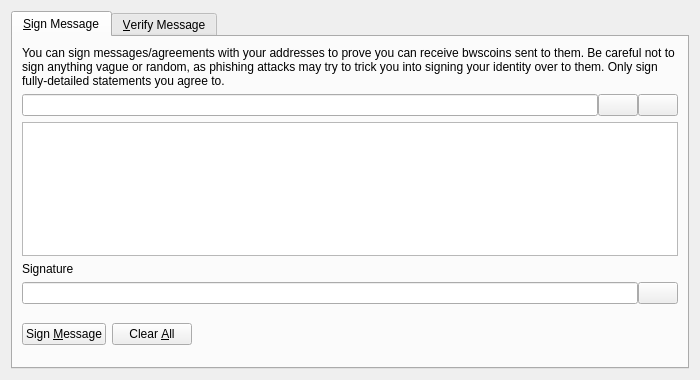
<?xml version="1.0" encoding="UTF-8"?>
<ui version="4.0">
 <class>SignVerifyMessageDialog</class>
 <widget class="QDialog" name="SignVerifyMessageDialog">
  <property name="geometry">
   <rect>
    <x>0</x>
    <y>0</y>
    <width>700</width>
    <height>380</height>
   </rect>
  </property>
  <property name="windowTitle">
   <string>Signatures - Sign / Verify a Message</string>
  </property>
  <property name="modal">
   <bool>true</bool>
  </property>
  <layout class="QVBoxLayout" name="verticalLayout">
   <item>
    <widget class="QTabWidget" name="tabWidget">
     <property name="currentIndex">
      <number>0</number>
     </property>
     <widget class="QWidget" name="tabSignMessage">
      <attribute name="title">
       <string>&amp;Sign Message</string>
      </attribute>
      <layout class="QVBoxLayout" name="verticalLayout_SM">
       <item>
        <widget class="QLabel" name="infoLabel_SM">
         <property name="text">
          <string>You can sign messages/agreements with your addresses to prove you can receive bwscoins sent to them. Be careful not to sign anything vague or random, as phishing attacks may try to trick you into signing your identity over to them. Only sign fully-detailed statements you agree to.</string>
         </property>
         <property name="textFormat">
          <enum>Qt::PlainText</enum>
         </property>
         <property name="wordWrap">
          <bool>true</bool>
         </property>
        </widget>
       </item>
       <item>
        <layout class="QHBoxLayout" name="horizontalLayout_1_SM">
         <property name="spacing">
          <number>0</number>
         </property>
         <item>
          <widget class="QValidatedLineEdit" name="addressIn_SM">
           <property name="toolTip">
            <string>The BWS Coin address to sign the message with</string>
           </property>
          </widget>
         </item>
         <item>
          <widget class="QPushButton" name="addressBookButton_SM">
           <property name="toolTip">
            <string>Choose previously used address</string>
           </property>
           <property name="text">
            <string/>
           </property>
           <property name="icon">
            <iconset resource="../bwscoin.qrc">
             <normaloff>:/icons/address-book</normaloff>:/icons/address-book</iconset>
           </property>
           <property name="shortcut">
            <string>Alt+A</string>
           </property>
           <property name="autoDefault">
            <bool>false</bool>
           </property>
          </widget>
         </item>
         <item>
          <widget class="QPushButton" name="pasteButton_SM">
           <property name="toolTip">
            <string>Paste address from clipboard</string>
           </property>
           <property name="text">
            <string/>
           </property>
           <property name="icon">
            <iconset resource="../bwscoin.qrc">
             <normaloff>:/icons/editpaste</normaloff>:/icons/editpaste</iconset>
           </property>
           <property name="shortcut">
            <string>Alt+P</string>
           </property>
           <property name="autoDefault">
            <bool>false</bool>
           </property>
          </widget>
         </item>
        </layout>
       </item>
       <item>
        <widget class="QPlainTextEdit" name="messageIn_SM">
         <property name="toolTip">
          <string>Enter the message you want to sign here</string>
         </property>
        </widget>
       </item>
       <item>
        <widget class="QLabel" name="signatureLabel_SM">
         <property name="text">
          <string>Signature</string>
         </property>
         <property name="textFormat">
          <enum>Qt::PlainText</enum>
         </property>
        </widget>
       </item>
       <item>
        <layout class="QHBoxLayout" name="horizontalLayout_2_SM">
         <property name="spacing">
          <number>0</number>
         </property>
         <item>
          <widget class="QLineEdit" name="signatureOut_SM">
           <property name="font">
            <font>
             <italic>true</italic>
            </font>
           </property>
           <property name="readOnly">
            <bool>true</bool>
           </property>
          </widget>
         </item>
         <item>
          <widget class="QPushButton" name="copySignatureButton_SM">
           <property name="toolTip">
            <string>Copy the current signature to the system clipboard</string>
           </property>
           <property name="text">
            <string/>
           </property>
           <property name="icon">
            <iconset resource="../bwscoin.qrc">
             <normaloff>:/icons/editcopy</normaloff>:/icons/editcopy</iconset>
           </property>
           <property name="autoDefault">
            <bool>false</bool>
           </property>
          </widget>
         </item>
        </layout>
       </item>
       <item>
        <layout class="QHBoxLayout" name="horizontalLayout_3_SM">
         <item>
          <widget class="QPushButton" name="signMessageButton_SM">
           <property name="toolTip">
            <string>Sign the message to prove you own this BWS Coin address</string>
           </property>
           <property name="text">
            <string>Sign &amp;Message</string>
           </property>
           <property name="icon">
            <iconset resource="../bwscoin.qrc">
             <normaloff>:/icons/edit</normaloff>:/icons/edit</iconset>
           </property>
           <property name="autoDefault">
            <bool>false</bool>
           </property>
          </widget>
         </item>
         <item>
          <widget class="QPushButton" name="clearButton_SM">
           <property name="toolTip">
            <string>Reset all sign message fields</string>
           </property>
           <property name="text">
            <string>Clear &amp;All</string>
           </property>
           <property name="icon">
            <iconset resource="../bwscoin.qrc">
             <normaloff>:/icons/remove</normaloff>:/icons/remove</iconset>
           </property>
           <property name="autoDefault">
            <bool>false</bool>
           </property>
          </widget>
         </item>
         <item>
          <spacer name="horizontalSpacer_1_SM">
           <property name="orientation">
            <enum>Qt::Horizontal</enum>
           </property>
           <property name="sizeHint" stdset="0">
            <size>
             <width>40</width>
             <height>48</height>
            </size>
           </property>
          </spacer>
         </item>
         <item>
          <widget class="QLabel" name="statusLabel_SM">
           <property name="font">
            <font>
             <weight>75</weight>
             <bold>true</bold>
            </font>
           </property>
           <property name="text">
            <string/>
           </property>
           <property name="wordWrap">
            <bool>true</bool>
           </property>
          </widget>
         </item>
         <item>
          <spacer name="horizontalSpacer_2_SM">
           <property name="orientation">
            <enum>Qt::Horizontal</enum>
           </property>
           <property name="sizeHint" stdset="0">
            <size>
             <width>40</width>
             <height>48</height>
            </size>
           </property>
          </spacer>
         </item>
        </layout>
       </item>
      </layout>
     </widget>
     <widget class="QWidget" name="tabVerifyMessage">
      <attribute name="title">
       <string>&amp;Verify Message</string>
      </attribute>
      <layout class="QVBoxLayout" name="verticalLayout_VM">
       <item>
        <widget class="QLabel" name="infoLabel_VM">
         <property name="text">
          <string>Enter the receiver's address, message (ensure you copy line breaks, spaces, tabs, etc. exactly) and signature below to verify the message. Be careful not to read more into the signature than what is in the signed message itself, to avoid being tricked by a man-in-the-middle attack. Note that this only proves the signing party receives with the address, it cannot prove sendership of any transaction!</string>
         </property>
         <property name="textFormat">
          <enum>Qt::PlainText</enum>
         </property>
         <property name="alignment">
          <set>Qt::AlignLeading|Qt::AlignLeft|Qt::AlignTop</set>
         </property>
         <property name="wordWrap">
          <bool>true</bool>
         </property>
        </widget>
       </item>
       <item>
        <layout class="QHBoxLayout" name="horizontalLayout_1_VM">
         <property name="spacing">
          <number>0</number>
         </property>
         <item>
          <widget class="QValidatedLineEdit" name="addressIn_VM">
           <property name="toolTip">
            <string>The BWS Coin address the message was signed with</string>
           </property>
          </widget>
         </item>
         <item>
          <widget class="QPushButton" name="addressBookButton_VM">
           <property name="toolTip">
            <string>Choose previously used address</string>
           </property>
           <property name="text">
            <string/>
           </property>
           <property name="icon">
            <iconset resource="../bwscoin.qrc">
             <normaloff>:/icons/address-book</normaloff>:/icons/address-book</iconset>
           </property>
           <property name="shortcut">
            <string>Alt+A</string>
           </property>
           <property name="autoDefault">
            <bool>false</bool>
           </property>
          </widget>
         </item>
        </layout>
       </item>
       <item>
        <widget class="QPlainTextEdit" name="messageIn_VM"/>
       </item>
       <item>
        <widget class="QValidatedLineEdit" name="signatureIn_VM"/>
       </item>
       <item>
        <layout class="QHBoxLayout" name="horizontalLayout_2_VM">
         <item>
          <widget class="QPushButton" name="verifyMessageButton_VM">
           <property name="toolTip">
            <string>Verify the message to ensure it was signed with the specified BWS Coin address</string>
           </property>
           <property name="text">
            <string>Verify &amp;Message</string>
           </property>
           <property name="icon">
            <iconset resource="../bwscoin.qrc">
             <normaloff>:/icons/transaction_0</normaloff>:/icons/transaction_0</iconset>
           </property>
           <property name="autoDefault">
            <bool>false</bool>
           </property>
          </widget>
         </item>
         <item>
          <widget class="QPushButton" name="clearButton_VM">
           <property name="toolTip">
            <string>Reset all verify message fields</string>
           </property>
           <property name="text">
            <string>Clear &amp;All</string>
           </property>
           <property name="icon">
            <iconset resource="../bwscoin.qrc">
             <normaloff>:/icons/remove</normaloff>:/icons/remove</iconset>
           </property>
           <property name="autoDefault">
            <bool>false</bool>
           </property>
          </widget>
         </item>
         <item>
          <spacer name="horizontalSpacer_1_VM">
           <property name="orientation">
            <enum>Qt::Horizontal</enum>
           </property>
           <property name="sizeHint" stdset="0">
            <size>
             <width>40</width>
             <height>48</height>
            </size>
           </property>
          </spacer>
         </item>
         <item>
          <widget class="QLabel" name="statusLabel_VM">
           <property name="font">
            <font>
             <weight>75</weight>
             <bold>true</bold>
            </font>
           </property>
           <property name="text">
            <string/>
           </property>
           <property name="wordWrap">
            <bool>true</bool>
           </property>
          </widget>
         </item>
         <item>
          <spacer name="horizontalSpacer_2_VM">
           <property name="orientation">
            <enum>Qt::Horizontal</enum>
           </property>
           <property name="sizeHint" stdset="0">
            <size>
             <width>40</width>
             <height>48</height>
            </size>
           </property>
          </spacer>
         </item>
        </layout>
       </item>
      </layout>
     </widget>
    </widget>
   </item>
  </layout>
 </widget>
 <customwidgets>
  <customwidget>
   <class>QValidatedLineEdit</class>
   <extends>QLineEdit</extends>
   <header>qvalidatedlineedit.h</header>
  </customwidget>
 </customwidgets>
 <resources>
  <include location="../bwscoin.qrc"/>
 </resources>
 <connections/>
</ui>
